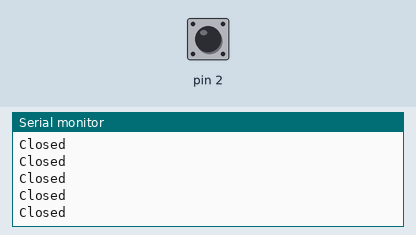
Recording of a sketch running on a simulated Arduino Uno, built with avr-gcc and run on an emulated ATmega328P. Parts: the last lines printed to the serial monitor. The test bench sets the inputs (shaded band); at power-on: pin 2 LOW.

Above: at 1.2 s.
1.3 s: pin 2 driven HIGH
At 1.9 s:
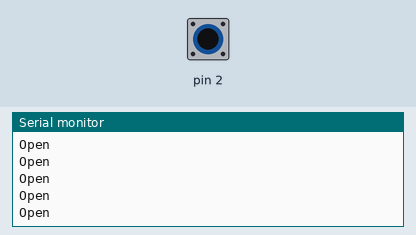
3.2 s: pin 2 driven LOW
At 3.7 s:
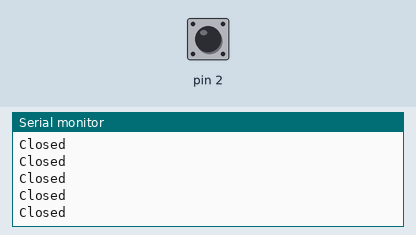
6.2 s: pin 2 pulsed HIGH 2 times (0.12 s each, 0.3 s apart)
9.8 s: pin 2 driven HIGH
At 10.3 s:
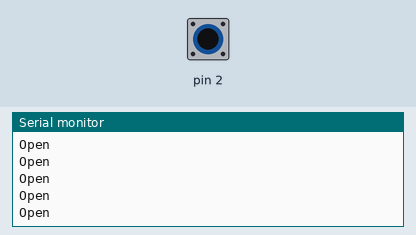
15.8 s: pin 2 driven LOW
At 16.6 s:
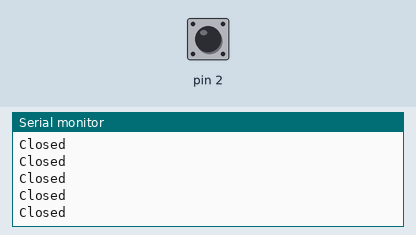

Measured:
- after the input at 1.3 s, the serial monitor: prints a new line after 0.07 s (image 1)
- after the input at 9.8 s, the serial monitor: prints a new line after 0.07 s (image 3)
- after the input at 15.8 s, the serial monitor: prints a new line after 0.07 s (image 4)

The sketch:

LimSwitchTest.ino
```cpp
void setup() {
  // put your setup code here, to run once:
  pinMode(2, INPUT);
  Serial.begin(9600);
}

void loop() {
  // put your main code here, to run repeatedly:
  if(digitalRead(2) == HIGH){
    Serial.println("Open");
  }else{
    Serial.println("Closed");
  }


}
```
